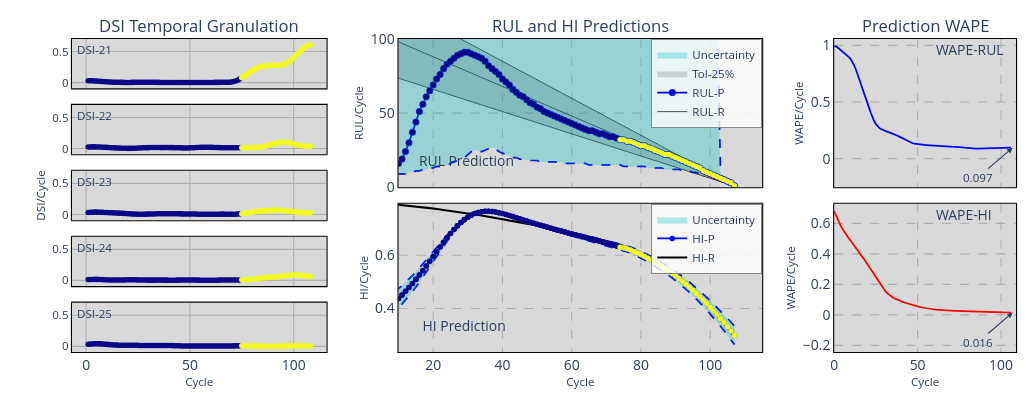

The notebook cell saved with this chart:
### Code cell
i = 25
params = df.iloc[i, 1:12].values
m,nI,nR,nO,mO,N1,N2,N3,τ,act,W = ParseParams(params)
X, Y, Z, kX = PrepareData(RS, HI, W, nI, nO, mO)
ref, J, L = RefEoL(sig, EOL, kX) 
m = 2.15
teda = AutoCloud(m=m,nI=nI,nR=nR,nO=nO,mO=mO,ηS=[N1,N2,N3],
			  tau=τ,eol=EOL,ref=ref,act=act,
			  wtaG=False,wtaP=False,store=True,feedback='symmetric',
			  rho=RHO,intr_state='carry',**RHO_KW,**CL_KW
			  )

teda.SimGranularRUL(J,L,X,Y,Z,MODE_RUL)
teda.HI_Granularity()
print(f"HI : cov={teda.cov:.3f} | sp={teda.sp:.3f} | V=média(cov*sp)={teda.V:.4f} | Vsum={teda.Vsum:.4f} | "
      f"rho: {teda.rho_hist[0]:.3f} -> {teda.rho_hist[-1]:.3f} ({teda.rho_mode})")

PlotSimulation(teda=teda,mode='ply',xi=10, yf=100,ftrs=5,dsi_mode='hide')
